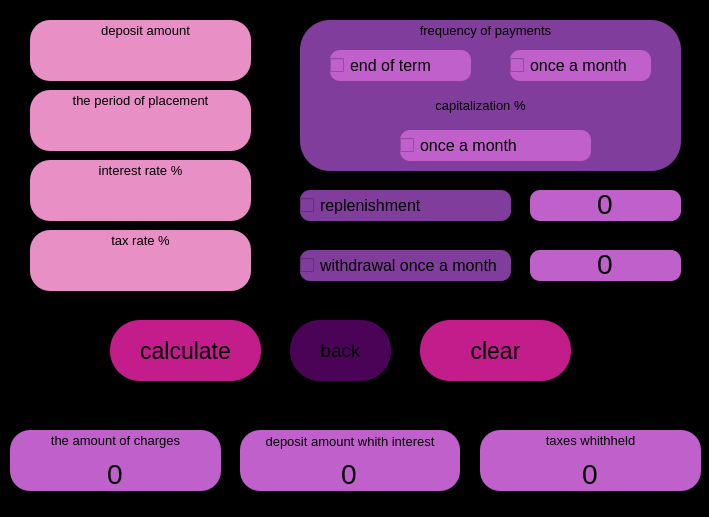
<?xml version="1.0" encoding="UTF-8"?>
<ui version="4.0">
 <class>depositWindow</class>
 <widget class="QMainWindow" name="depositWindow">
  <property name="geometry">
   <rect>
    <x>0</x>
    <y>0</y>
    <width>709</width>
    <height>517</height>
   </rect>
  </property>
  <property name="windowTitle">
   <string>MainWindow</string>
  </property>
  <property name="styleSheet">
   <string notr="true">background-color:black;</string>
  </property>
  <widget class="QWidget" name="centralwidget">
   <widget class="QPushButton" name="pushButton_back">
    <property name="geometry">
     <rect>
      <x>290</x>
      <y>320</y>
      <width>101</width>
      <height>61</height>
     </rect>
    </property>
    <property name="font">
     <font>
      <pointsize>14</pointsize>
     </font>
    </property>
    <property name="styleSheet">
     <string notr="true">QPushButton { 
border-radius: 30px;
background-color : rgb(74, 3, 86);
}
QPushButton pressed {
	background-color: qlineargradient(spread:pad, x1:0, y1:0, x2:1, y2:0, stop:0 rgba(0, 0, 0, 255), stop:1 rgba(255, 255, 255, 255));
}

QPushButton:hover {
    background-color : rgb(242, 202, 103);
}</string>
    </property>
    <property name="text">
     <string>back</string>
    </property>
   </widget>
   <widget class="QLabel" name="label_12">
    <property name="geometry">
     <rect>
      <x>40</x>
      <y>430</y>
      <width>151</width>
      <height>21</height>
     </rect>
    </property>
    <property name="font">
     <font>
      <pointsize>10</pointsize>
     </font>
    </property>
    <property name="styleSheet">
     <string notr="true">background-color : rgb(192, 97, 203);</string>
    </property>
    <property name="text">
     <string>the amount of charges</string>
    </property>
    <property name="alignment">
     <set>Qt::AlignCenter</set>
    </property>
   </widget>
   <widget class="QCheckBox" name="checkBox_payment_in_month">
    <property name="geometry">
     <rect>
      <x>510</x>
      <y>50</y>
      <width>141</width>
      <height>31</height>
     </rect>
    </property>
    <property name="font">
     <font>
      <pointsize>12</pointsize>
     </font>
    </property>
    <property name="styleSheet">
     <string notr="true">border-radius: 10px;
background-color : rgb(192, 97, 203);</string>
    </property>
    <property name="text">
     <string>once a month</string>
    </property>
   </widget>
   <widget class="QLineEdit" name="lineEdit_tax_withheld">
    <property name="geometry">
     <rect>
      <x>480</x>
      <y>430</y>
      <width>221</width>
      <height>61</height>
     </rect>
    </property>
    <property name="font">
     <font>
      <pointsize>21</pointsize>
     </font>
    </property>
    <property name="styleSheet">
     <string notr="true">border-radius: 20px;
background-color : rgb(192, 97, 203);</string>
    </property>
    <property name="text">
     <string>0</string>
    </property>
    <property name="alignment">
     <set>Qt::AlignBottom|Qt::AlignHCenter</set>
    </property>
   </widget>
   <widget class="QLabel" name="label_9">
    <property name="geometry">
     <rect>
      <x>70</x>
      <y>90</y>
      <width>141</width>
      <height>21</height>
     </rect>
    </property>
    <property name="font">
     <font>
      <pointsize>10</pointsize>
     </font>
    </property>
    <property name="styleSheet">
     <string notr="true">border-radius: 10px;
background-color : rgb(232, 143, 197);</string>
    </property>
    <property name="text">
     <string>the period of placement</string>
    </property>
    <property name="alignment">
     <set>Qt::AlignCenter</set>
    </property>
   </widget>
   <widget class="QLineEdit" name="lineEdit_add_one_month">
    <property name="geometry">
     <rect>
      <x>530</x>
      <y>190</y>
      <width>151</width>
      <height>31</height>
     </rect>
    </property>
    <property name="font">
     <font>
      <pointsize>21</pointsize>
     </font>
    </property>
    <property name="styleSheet">
     <string notr="true">border-radius: 10px;
background-color : rgb(192, 97, 203);</string>
    </property>
    <property name="text">
     <string>0</string>
    </property>
    <property name="alignment">
     <set>Qt::AlignBottom|Qt::AlignHCenter</set>
    </property>
   </widget>
   <widget class="QLineEdit" name="lineEdit_deposit_time">
    <property name="geometry">
     <rect>
      <x>30</x>
      <y>90</y>
      <width>221</width>
      <height>61</height>
     </rect>
    </property>
    <property name="font">
     <font>
      <pointsize>21</pointsize>
     </font>
    </property>
    <property name="styleSheet">
     <string notr="true">border-radius: 20px;
background-color : rgb(232, 143, 197);</string>
    </property>
    <property name="text">
     <string/>
    </property>
    <property name="alignment">
     <set>Qt::AlignBottom|Qt::AlignHCenter</set>
    </property>
   </widget>
   <widget class="QLineEdit" name="lineEdit_leave_one_month">
    <property name="geometry">
     <rect>
      <x>530</x>
      <y>250</y>
      <width>151</width>
      <height>31</height>
     </rect>
    </property>
    <property name="font">
     <font>
      <pointsize>21</pointsize>
     </font>
    </property>
    <property name="styleSheet">
     <string notr="true">border-radius: 10px;
background-color : rgb(192, 97, 203);</string>
    </property>
    <property name="text">
     <string>0</string>
    </property>
    <property name="alignment">
     <set>Qt::AlignBottom|Qt::AlignHCenter</set>
    </property>
   </widget>
   <widget class="QLabel" name="label_3">
    <property name="geometry">
     <rect>
      <x>70</x>
      <y>160</y>
      <width>141</width>
      <height>21</height>
     </rect>
    </property>
    <property name="font">
     <font>
      <pointsize>10</pointsize>
     </font>
    </property>
    <property name="styleSheet">
     <string notr="true">background-color : rgb(232, 143, 197);</string>
    </property>
    <property name="text">
     <string>interest rate %</string>
    </property>
    <property name="alignment">
     <set>Qt::AlignCenter</set>
    </property>
   </widget>
   <widget class="QCheckBox" name="checkBox_kap_1_month">
    <property name="geometry">
     <rect>
      <x>400</x>
      <y>130</y>
      <width>191</width>
      <height>31</height>
     </rect>
    </property>
    <property name="font">
     <font>
      <pointsize>12</pointsize>
     </font>
    </property>
    <property name="styleSheet">
     <string notr="true">border-radius: 10px;
background-color : rgb(192, 97, 203);</string>
    </property>
    <property name="text">
     <string>once a month</string>
    </property>
   </widget>
   <widget class="QPushButton" name="pushButton_clear">
    <property name="geometry">
     <rect>
      <x>420</x>
      <y>320</y>
      <width>151</width>
      <height>61</height>
     </rect>
    </property>
    <property name="font">
     <font>
      <pointsize>17</pointsize>
     </font>
    </property>
    <property name="styleSheet">
     <string notr="true">QPushButton { 
border-radius: 30px;
background-color : rgb(195, 28, 139);
}

QPushButton:hover {
    background-color : rgb(102, 104, 104);
}</string>
    </property>
    <property name="text">
     <string>clear</string>
    </property>
   </widget>
   <widget class="QLabel" name="label_13">
    <property name="geometry">
     <rect>
      <x>260</x>
      <y>431</y>
      <width>180</width>
      <height>20</height>
     </rect>
    </property>
    <property name="font">
     <font>
      <pointsize>10</pointsize>
     </font>
    </property>
    <property name="styleSheet">
     <string notr="true">background-color : rgb(192, 97, 203);</string>
    </property>
    <property name="text">
     <string>deposit amount whith interest</string>
    </property>
    <property name="alignment">
     <set>Qt::AlignCenter</set>
    </property>
   </widget>
   <widget class="QCheckBox" name="checkBox_sub_once_month">
    <property name="geometry">
     <rect>
      <x>300</x>
      <y>250</y>
      <width>211</width>
      <height>31</height>
     </rect>
    </property>
    <property name="font">
     <font>
      <pointsize>12</pointsize>
     </font>
    </property>
    <property name="styleSheet">
     <string notr="true">border-radius: 10px;
background-color : rgb(129, 61, 156);</string>
    </property>
    <property name="text">
     <string>withdrawal once a month</string>
    </property>
   </widget>
   <widget class="QLabel" name="label_8">
    <property name="geometry">
     <rect>
      <x>90</x>
      <y>20</y>
      <width>111</width>
      <height>21</height>
     </rect>
    </property>
    <property name="font">
     <font>
      <pointsize>10</pointsize>
     </font>
    </property>
    <property name="styleSheet">
     <string notr="true">background-color : rgb(232, 143, 197);</string>
    </property>
    <property name="text">
     <string>deposit amount</string>
    </property>
    <property name="alignment">
     <set>Qt::AlignCenter</set>
    </property>
   </widget>
   <widget class="QLineEdit" name="lineEditcredit_sum_deposit">
    <property name="geometry">
     <rect>
      <x>30</x>
      <y>20</y>
      <width>221</width>
      <height>61</height>
     </rect>
    </property>
    <property name="font">
     <font>
      <pointsize>21</pointsize>
     </font>
    </property>
    <property name="styleSheet">
     <string notr="true">border-radius: 20px;
background-color : rgb(232, 143, 197);</string>
    </property>
    <property name="text">
     <string/>
    </property>
    <property name="alignment">
     <set>Qt::AlignBottom|Qt::AlignHCenter</set>
    </property>
   </widget>
   <widget class="QLineEdit" name="lineEdit_percent">
    <property name="geometry">
     <rect>
      <x>30</x>
      <y>160</y>
      <width>221</width>
      <height>61</height>
     </rect>
    </property>
    <property name="font">
     <font>
      <pointsize>21</pointsize>
     </font>
    </property>
    <property name="styleSheet">
     <string notr="true">border-radius: 20px;
background-color : rgb(232, 143, 197);</string>
    </property>
    <property name="text">
     <string/>
    </property>
    <property name="alignment">
     <set>Qt::AlignBottom|Qt::AlignHCenter</set>
    </property>
   </widget>
   <widget class="QLabel" name="label_11">
    <property name="geometry">
     <rect>
      <x>520</x>
      <y>430</y>
      <width>141</width>
      <height>21</height>
     </rect>
    </property>
    <property name="font">
     <font>
      <pointsize>10</pointsize>
     </font>
    </property>
    <property name="styleSheet">
     <string notr="true">background-color : rgb(192, 97, 203);</string>
    </property>
    <property name="text">
     <string>taxes whithheld</string>
    </property>
    <property name="alignment">
     <set>Qt::AlignCenter</set>
    </property>
   </widget>
   <widget class="QLabel" name="label_4">
    <property name="geometry">
     <rect>
      <x>390</x>
      <y>20</y>
      <width>191</width>
      <height>21</height>
     </rect>
    </property>
    <property name="font">
     <font>
      <pointsize>10</pointsize>
     </font>
    </property>
    <property name="styleSheet">
     <string notr="true">background-color : rgb(129, 61, 156);</string>
    </property>
    <property name="text">
     <string>frequency of payments</string>
    </property>
    <property name="alignment">
     <set>Qt::AlignCenter</set>
    </property>
   </widget>
   <widget class="QLineEdit" name="lineEdit_total_summ">
    <property name="geometry">
     <rect>
      <x>10</x>
      <y>430</y>
      <width>211</width>
      <height>61</height>
     </rect>
    </property>
    <property name="font">
     <font>
      <pointsize>21</pointsize>
     </font>
    </property>
    <property name="styleSheet">
     <string notr="true">border-radius: 20px;
background-color : rgb(192, 97, 203);</string>
    </property>
    <property name="text">
     <string>0</string>
    </property>
    <property name="alignment">
     <set>Qt::AlignBottom|Qt::AlignHCenter</set>
    </property>
   </widget>
   <widget class="QLineEdit" name="lineEdit_total_with_tax">
    <property name="geometry">
     <rect>
      <x>240</x>
      <y>430</y>
      <width>220</width>
      <height>61</height>
     </rect>
    </property>
    <property name="font">
     <font>
      <pointsize>21</pointsize>
     </font>
    </property>
    <property name="styleSheet">
     <string notr="true">border-radius: 20px;
background-color : rgb(192, 97, 203);</string>
    </property>
    <property name="text">
     <string>0</string>
    </property>
    <property name="alignment">
     <set>Qt::AlignBottom|Qt::AlignHCenter</set>
    </property>
   </widget>
   <widget class="QLabel" name="label">
    <property name="geometry">
     <rect>
      <x>300</x>
      <y>20</y>
      <width>381</width>
      <height>151</height>
     </rect>
    </property>
    <property name="styleSheet">
     <string notr="true">border-radius: 30px;
background-color : rgb(129, 61, 156);</string>
    </property>
    <property name="text">
     <string/>
    </property>
   </widget>
   <widget class="QPushButton" name="pushButton_calk_res">
    <property name="geometry">
     <rect>
      <x>110</x>
      <y>320</y>
      <width>151</width>
      <height>61</height>
     </rect>
    </property>
    <property name="font">
     <font>
      <pointsize>17</pointsize>
     </font>
    </property>
    <property name="styleSheet">
     <string notr="true">QPushButton { 
border-radius: 30px;
background-color : rgb(195, 28, 139);
}

QPushButton:hover {
    background-color : rgb(102, 104, 104);

}</string>
    </property>
    <property name="text">
     <string>calculate</string>
    </property>
   </widget>
   <widget class="QCheckBox" name="checkBox_payment_in_end">
    <property name="enabled">
     <bool>true</bool>
    </property>
    <property name="geometry">
     <rect>
      <x>330</x>
      <y>50</y>
      <width>141</width>
      <height>31</height>
     </rect>
    </property>
    <property name="font">
     <font>
      <pointsize>12</pointsize>
     </font>
    </property>
    <property name="styleSheet">
     <string notr="true">border-radius: 10px;
background-color : rgb(192, 97, 203);</string>
    </property>
    <property name="text">
     <string>end of term</string>
    </property>
    <property name="checkable">
     <bool>true</bool>
    </property>
    <property name="checked">
     <bool>false</bool>
    </property>
   </widget>
   <widget class="QCheckBox" name="checkBox_add_once_month">
    <property name="geometry">
     <rect>
      <x>300</x>
      <y>190</y>
      <width>211</width>
      <height>31</height>
     </rect>
    </property>
    <property name="font">
     <font>
      <pointsize>12</pointsize>
     </font>
    </property>
    <property name="styleSheet">
     <string notr="true">border-radius: 10px;
background-color : rgb(129, 61, 156);</string>
    </property>
    <property name="text">
     <string>replenishment</string>
    </property>
   </widget>
   <widget class="QLineEdit" name="lineEdit_percent_tax">
    <property name="geometry">
     <rect>
      <x>30</x>
      <y>230</y>
      <width>221</width>
      <height>61</height>
     </rect>
    </property>
    <property name="font">
     <font>
      <pointsize>21</pointsize>
     </font>
    </property>
    <property name="styleSheet">
     <string notr="true">border-radius: 20px;
background-color : rgb(232, 143, 197);</string>
    </property>
    <property name="text">
     <string/>
    </property>
    <property name="alignment">
     <set>Qt::AlignBottom|Qt::AlignHCenter</set>
    </property>
   </widget>
   <widget class="QLabel" name="label_5">
    <property name="geometry">
     <rect>
      <x>70</x>
      <y>230</y>
      <width>141</width>
      <height>21</height>
     </rect>
    </property>
    <property name="font">
     <font>
      <pointsize>10</pointsize>
     </font>
    </property>
    <property name="styleSheet">
     <string notr="true">background-color : rgb(232, 143, 197);</string>
    </property>
    <property name="text">
     <string>tax rate %</string>
    </property>
    <property name="alignment">
     <set>Qt::AlignCenter</set>
    </property>
   </widget>
   <widget class="QLabel" name="label_6">
    <property name="geometry">
     <rect>
      <x>420</x>
      <y>90</y>
      <width>121</width>
      <height>31</height>
     </rect>
    </property>
    <property name="font">
     <font>
      <pointsize>10</pointsize>
     </font>
    </property>
    <property name="styleSheet">
     <string notr="true">background-color : rgb(129, 61, 156);</string>
    </property>
    <property name="text">
     <string>capitalization %</string>
    </property>
    <property name="alignment">
     <set>Qt::AlignCenter</set>
    </property>
   </widget>
   <zorder>lineEdit_add_one_month</zorder>
   <zorder>label</zorder>
   <zorder>lineEdit_total_summ</zorder>
   <zorder>lineEdit_total_with_tax</zorder>
   <zorder>lineEdit_percent</zorder>
   <zorder>lineEdit_deposit_time</zorder>
   <zorder>lineEditcredit_sum_deposit</zorder>
   <zorder>pushButton_back</zorder>
   <zorder>label_12</zorder>
   <zorder>checkBox_payment_in_month</zorder>
   <zorder>lineEdit_tax_withheld</zorder>
   <zorder>label_9</zorder>
   <zorder>lineEdit_leave_one_month</zorder>
   <zorder>label_3</zorder>
   <zorder>checkBox_kap_1_month</zorder>
   <zorder>pushButton_clear</zorder>
   <zorder>label_13</zorder>
   <zorder>checkBox_sub_once_month</zorder>
   <zorder>label_8</zorder>
   <zorder>label_11</zorder>
   <zorder>label_4</zorder>
   <zorder>pushButton_calk_res</zorder>
   <zorder>checkBox_payment_in_end</zorder>
   <zorder>checkBox_add_once_month</zorder>
   <zorder>lineEdit_percent_tax</zorder>
   <zorder>label_5</zorder>
   <zorder>label_6</zorder>
  </widget>
 </widget>
 <resources/>
 <connections/>
</ui>
